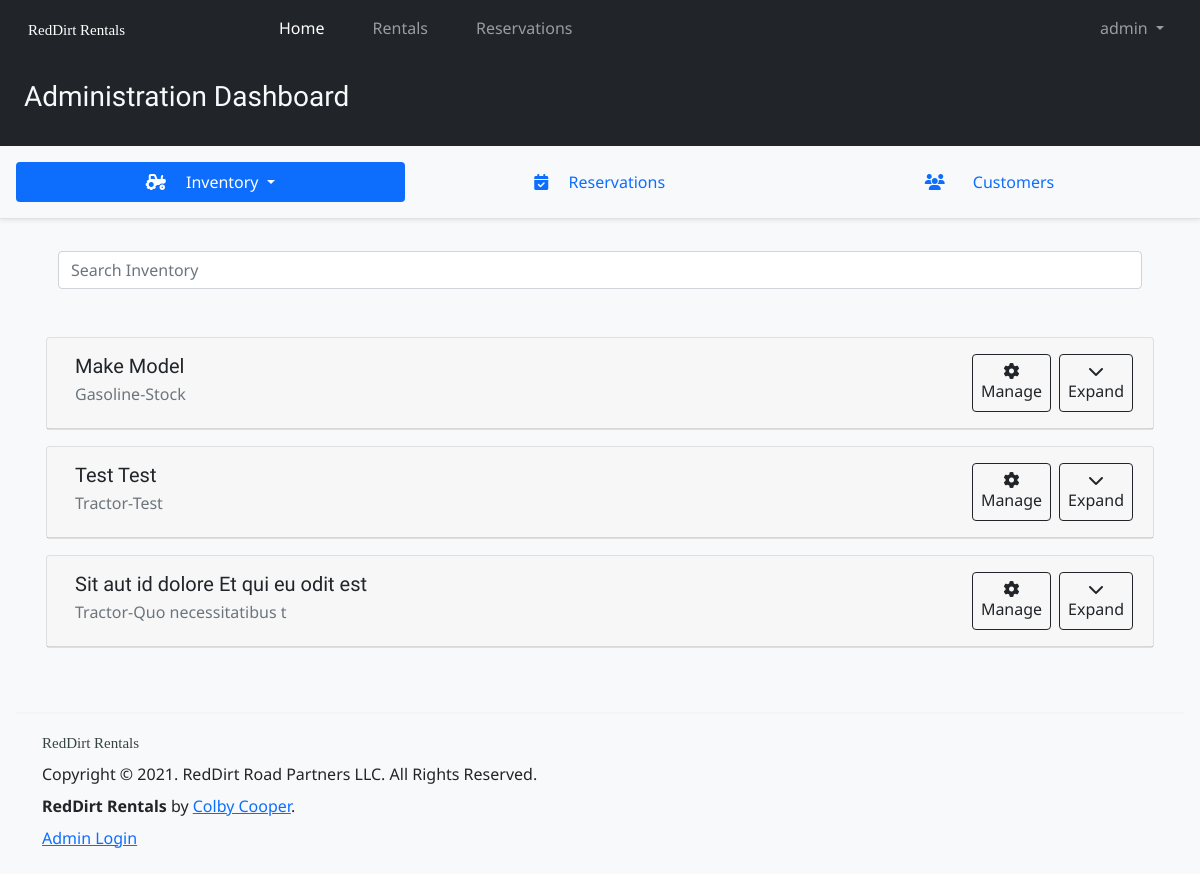
The app's page /admin/inventory (signed in) with its own data.
### tables this page shows
CREATE TABLE inventory (
    id INTEGER PRIMARY KEY AUTOINCREMENT,
    category TEXT,
    make TEXT,
    model TEXT,
    fuel_type TEXT,
    horsepower TEXT, 
    deck_size TEXT,
    implements TEXT,
    stock TEXT,
    drive TEXT,
    rate FLOAT,
    image_paths BLOB,
    job_category TEXT,
    price_range TEXT, 
    is_available INTEGER DEFAULT 1,
    available_on DATE,
    rented_by TEXT,
    rent_queue TEXT,
    is_shown INTEGER DEFAULT 1,
    description TEXT,
    features TEXT
);

### rentals_app/admin.py (the view)
@admin.route('/inventory')
@login_required
def inventory():
    con, cur = helpers.connect_to_db()
    ids = list(cur.execute("SELECT id FROM inventory;").fetchall())
    rentals = []
    for id_list in ids:
        for id in id_list:
            rentals.append(Rental().find_rental(id))
    for rental in rentals:
        rental.implements = list(
            rental.implements
                .replace('[','')
                .replace(']','')
                .replace('\'','')
                .split(',')
        )
        rental.image_paths = list(
            rental.image_paths
                .replace('[','')
                .replace(']','')
                .replace("'",'')
                .split(',')
        )
    reservations = list(cur.execute('SELECT * FROM reservations;').fetchall())
    customers = list(cur.execute('SELECT * FROM customers;').fetchall())
    con.close()
    return render_template('admin/index.html', rentals=rentals, reservations=reservations, customers=customers)

### rentals_app/auth.py (called while the page is built)
@auth.before_app_request
def check_status():
    if session.get('status') == 'AUTHENTICATED':
        redirect('/admin/inventory')
    else:
        session['status'] = 'FAILED'

def login_required(view):
    @functools.wraps(view)
    def wrapped_view(**kwargs):
        IS_AUTHENTICATED = session.get('status') == 'AUTHENTICATED'
        IS_EXPIRED = session.get('expire') is not None and session.get('expire') < datetime.datetime.now()
        if not IS_AUTHENTICATED:
            session.pop('status')
            flash('You must be logged in to view that page.')
            return redirect(url_for('auth.login'))
        if IS_EXPIRED:
            session.pop('username')
            session['status'] = 'FAILED'
            session.pop('IS_ADMIN')
            flash('Please reverify your credentials.')
            return redirect(url_for('auth.login'))
        return view(**kwargs)
    return wrapped_view

### rentals_app/helpers.py (called while the page is built)
def connect_to_db():
    con = sqlite3.connect('/Users/colby/RedDirtRentals/database.db')
    return con, con.cursor()

### rentals_app/templates/admin/index.html (shortened to what this page needs)
{% extends "base.html" %}
{% block content %}
<div class="container-fluid bg-dark text-light p-4">
    <h3 class="">Administration Dashboard</h3>
</div>
<div class="container-fluid p-3 border-bottom shadow-sm">
    <ul class="nav nav-pills nav-fill"
        id="tab_root">
        <li class="nav-item dropdown">
            <a class="nav-link dropdown-toggle active"
               data-bs-toggle="dropdown"
               id="inventory_active_elem"
               role="button"
               aria-expanded="false">
                <i class="fas fa-tractor me-3"></i>
                Inventory
            </a>
        </li>
        <li class="nav-item">
            <a class="nav-link"
               href="#"
               id="reservations_tab_selector">
                <i class="fas fa-calendar-check me-3"></i>
                Reservations
            </a>
        </li>
        <li class="nav-item">
            <a class="nav-link"
               id="customer_tab_selector"
               href="#">
                <i class="fas fa-users me-4"></i>
                Customers
            </a>
        </li>
    </ul>
</div>
<div class="container p-3 mb-3"
     id="inventory_tab_content">
    <div class="container mt-3 mb-5">
        <form action=""
              method="">
            <input class="form-control"
                   type="text"
                   name="inventory_query "
                   placeholder="Search Inventory">
        </form>
    </div>
    {% for rental in rentals %}
    <div class="card my-3"
         id="inventory-panel-{{ rental.rental_id }}">
        <div class="card-header d-flex flex-row p-3">
            <div class="container">
                <h5 class="card-title">
                    {{ rental.make }} {{ rental.model }}
                </h5>
                <p class="card-subtitle ff-primary text-muted">{{rental.category}}-{{rental.stock}}</p>
            </div>
            <a class="btn btn-outline-dark d-flex flex-column align-items-center p-2 mx-1 "
               href="{{ url_for( 'admin.details', id=rental.rental_id) }} ">
                <i class="fas fa-cog"></i>Manage
            </a>
            <a class="btn btn-outline-dark d-flex flex-column align-items-center p-2 mx-1"
               data-bs-toggle="collapse"
               href="#collapse_rental_{{rental.rental_id}}"
               aria-expanded="false"
               aria-controls="collapse_rental_{{rental.rental_id}}">
                <i class="fas fa-chevron-down"></i>
                Expand
            </a>
        </div>
    </div>
    {% endfor %}
</div>
{% endblock %}

### rentals_app/templates/base.html (shortened to what this page needs)
<!doctype html>
<html lang="en">
<head>
    <link rel="stylesheet"
          href="{{url_for('static', filename='global.css')}}">
</head>
<body class="bg-light">
    <nav class="navbar navbar-expand-lg navbar-dark bg-dark">
        <div class="container-fluid">
            <a href="{{url_for('index.root')}}"
               class="navbar-brand">
                <img src="{{ url_for('static', filename='res/logo_white.svg') }}"
                     class="px-3">
            </a>
            <div class="collapse navbar-collapse"
                 id="nav_main">
                <ul class="navbar-nav w-100">
                    <li class="nav-item mx-3">
                        <a class="nav-link active"
                           aria-current="page"
                           href="{{ url_for('index.root') }}">Home</a>
                    </li>
                    <li class="nav-item px-3">
                        <a class="nav-link"
                           href="{{url_for('Rentals.all_rentals')}}">Rentals</a>
                    </li>
                    <li class="nav-item mx-3">
                        <a class="nav-link"
                           href="#">Reservations</a>
                    </li>
                    {% if session['status'] == 'AUTHENTICATED' %}
                    <li class="nav-item dropdown dropdown-dark ms-auto me-3">
                        <a class="nav-link dropdown-toggle"
                           href="#"
                           data-bs-toggle="dropdown"
                           aria-expanded="false">
                            {{ session['username'] }}
                        </a>
                    </li>
                    {% endif %}
                </ul>
            </div>
        </div>
    </nav>
    {% block content %} {% endblock %}
    <footer class="p-3">
        <div style="border-top: 2px solid whitesmoke;"></div>
        <div class="container mt-3">
            <img src="{{ url_for('static', filename='res/logo_dark.svg') }}"
                 class="img-fluid">
            <p class="mt-2 mb-2">Copyright &copy; 2021. RedDirt Road Partners LLC. All Rights Reserved.</p>
            <p class="mb-2"><strong>RedDirt Rentals</strong> by <a href="mailto:ccooper@reddirtequipment.com">Colby Cooper</a>.</p>
            <p class="mb-2"><a href="{{ url_for('auth.login') }}">Admin Login</a></p>
        </div>
    </footer>
</body>
</html>

### records on screen
inventory: make "Make", model "Model", category "Gasoline", stock "Stock"
inventory: make "Test", model "Test", category "Tractor", stock "Test"
inventory: make "Sit aut id dolore", model "Et qui eu odit est", category "Tractor", stock "Quo necessitatibus t"

### other values on screen
{{ session['username'] }} "admin"
